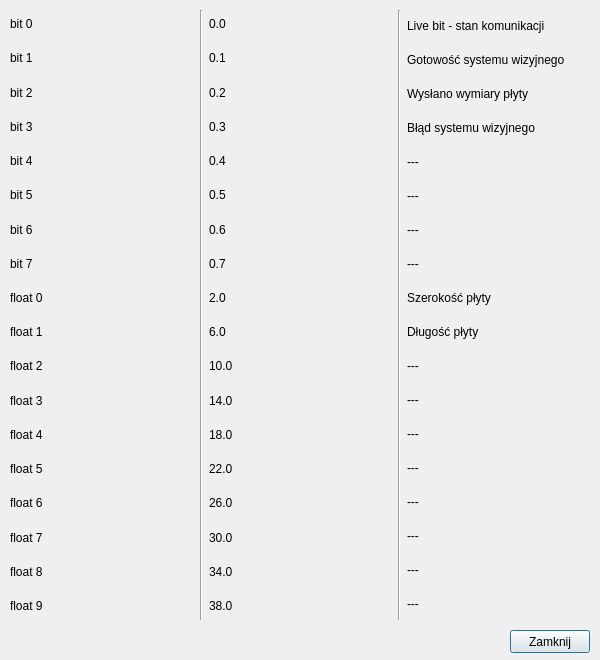
<?xml version="1.0" encoding="UTF-8"?>
<ui version="4.0">
 <class>DialogHelpDBWrite</class>
 <widget class="QDialog" name="DialogHelpDBWrite">
  <property name="geometry">
   <rect>
    <x>0</x>
    <y>0</y>
    <width>600</width>
    <height>660</height>
   </rect>
  </property>
  <property name="contextMenuPolicy">
   <enum>Qt::CustomContextMenu</enum>
  </property>
  <property name="windowTitle">
   <string>Wymagany format DB zapis</string>
  </property>
  <widget class="QPushButton" name="pushButtonCloseDialog">
   <property name="geometry">
    <rect>
     <x>510</x>
     <y>630</y>
     <width>80</width>
     <height>23</height>
    </rect>
   </property>
   <property name="text">
    <string>Zamknij</string>
   </property>
  </widget>
  <widget class="QWidget" name="horizontalLayoutWidget">
   <property name="geometry">
    <rect>
     <x>10</x>
     <y>10</y>
     <width>581</width>
     <height>610</height>
    </rect>
   </property>
   <layout class="QHBoxLayout" name="horizontalLayout">
    <item>
     <layout class="QVBoxLayout" name="verticalLayout">
      <item>
       <widget class="QLabel" name="labelBit0">
        <property name="text">
         <string>bit 0</string>
        </property>
       </widget>
      </item>
      <item>
       <widget class="QLabel" name="labelBit1">
        <property name="text">
         <string>bit 1</string>
        </property>
       </widget>
      </item>
      <item>
       <widget class="QLabel" name="labelBit2">
        <property name="text">
         <string>bit 2</string>
        </property>
       </widget>
      </item>
      <item>
       <widget class="QLabel" name="labelBit3">
        <property name="text">
         <string>bit 3</string>
        </property>
       </widget>
      </item>
      <item>
       <widget class="QLabel" name="labelBit4">
        <property name="text">
         <string>bit 4</string>
        </property>
       </widget>
      </item>
      <item>
       <widget class="QLabel" name="labelBit5">
        <property name="text">
         <string>bit 5</string>
        </property>
       </widget>
      </item>
      <item>
       <widget class="QLabel" name="labelBit6">
        <property name="text">
         <string>bit 6</string>
        </property>
       </widget>
      </item>
      <item>
       <widget class="QLabel" name="labelBit7">
        <property name="text">
         <string>bit 7</string>
        </property>
       </widget>
      </item>
      <item>
       <widget class="QLabel" name="labelFloat0">
        <property name="text">
         <string>float 0</string>
        </property>
       </widget>
      </item>
      <item>
       <widget class="QLabel" name="labelFloat1">
        <property name="text">
         <string>float 1</string>
        </property>
       </widget>
      </item>
      <item>
       <widget class="QLabel" name="labelFloat2">
        <property name="text">
         <string>float 2</string>
        </property>
       </widget>
      </item>
      <item>
       <widget class="QLabel" name="labelFloat3">
        <property name="text">
         <string>float 3</string>
        </property>
       </widget>
      </item>
      <item>
       <widget class="QLabel" name="labelFloat4">
        <property name="text">
         <string>float 4</string>
        </property>
       </widget>
      </item>
      <item>
       <widget class="QLabel" name="labelFloat5">
        <property name="text">
         <string>float 5</string>
        </property>
       </widget>
      </item>
      <item>
       <widget class="QLabel" name="labelFloat6">
        <property name="text">
         <string>float 6</string>
        </property>
       </widget>
      </item>
      <item>
       <widget class="QLabel" name="labelFloat7">
        <property name="text">
         <string>float 7</string>
        </property>
       </widget>
      </item>
      <item>
       <widget class="QLabel" name="labelFloat8">
        <property name="text">
         <string>float 8</string>
        </property>
       </widget>
      </item>
      <item>
       <widget class="QLabel" name="labelFloat9">
        <property name="text">
         <string>float 9</string>
        </property>
       </widget>
      </item>
     </layout>
    </item>
    <item>
     <widget class="Line" name="line_2">
      <property name="orientation">
       <enum>Qt::Vertical</enum>
      </property>
     </widget>
    </item>
    <item>
     <layout class="QVBoxLayout" name="verticalLayout_3">
      <item>
       <widget class="QLabel" name="label_37">
        <property name="text">
         <string>0.0</string>
        </property>
       </widget>
      </item>
      <item>
       <widget class="QLabel" name="label_38">
        <property name="text">
         <string>0.1</string>
        </property>
       </widget>
      </item>
      <item>
       <widget class="QLabel" name="label_39">
        <property name="text">
         <string>0.2</string>
        </property>
       </widget>
      </item>
      <item>
       <widget class="QLabel" name="label_40">
        <property name="text">
         <string>0.3</string>
        </property>
       </widget>
      </item>
      <item>
       <widget class="QLabel" name="label_41">
        <property name="text">
         <string>0.4</string>
        </property>
       </widget>
      </item>
      <item>
       <widget class="QLabel" name="label_42">
        <property name="text">
         <string>0.5</string>
        </property>
       </widget>
      </item>
      <item>
       <widget class="QLabel" name="label_43">
        <property name="text">
         <string>0.6</string>
        </property>
       </widget>
      </item>
      <item>
       <widget class="QLabel" name="label_44">
        <property name="text">
         <string>0.7</string>
        </property>
       </widget>
      </item>
      <item>
       <widget class="QLabel" name="label_45">
        <property name="text">
         <string>2.0</string>
        </property>
       </widget>
      </item>
      <item>
       <widget class="QLabel" name="label_46">
        <property name="text">
         <string>6.0</string>
        </property>
       </widget>
      </item>
      <item>
       <widget class="QLabel" name="label_47">
        <property name="text">
         <string>10.0</string>
        </property>
       </widget>
      </item>
      <item>
       <widget class="QLabel" name="label_48">
        <property name="text">
         <string>14.0</string>
        </property>
       </widget>
      </item>
      <item>
       <widget class="QLabel" name="label_49">
        <property name="text">
         <string>18.0</string>
        </property>
       </widget>
      </item>
      <item>
       <widget class="QLabel" name="label_50">
        <property name="text">
         <string>22.0</string>
        </property>
       </widget>
      </item>
      <item>
       <widget class="QLabel" name="label_51">
        <property name="text">
         <string>26.0</string>
        </property>
       </widget>
      </item>
      <item>
       <widget class="QLabel" name="label_52">
        <property name="text">
         <string>30.0</string>
        </property>
       </widget>
      </item>
      <item>
       <widget class="QLabel" name="label_53">
        <property name="text">
         <string>34.0</string>
        </property>
       </widget>
      </item>
      <item>
       <widget class="QLabel" name="label_54">
        <property name="text">
         <string>38.0</string>
        </property>
       </widget>
      </item>
     </layout>
    </item>
    <item>
     <widget class="Line" name="line">
      <property name="orientation">
       <enum>Qt::Vertical</enum>
      </property>
     </widget>
    </item>
    <item>
     <layout class="QVBoxLayout" name="verticalLayout_4">
      <property name="spacing">
       <number>2</number>
      </property>
      <item>
       <widget class="QLabel" name="label_55">
        <property name="text">
         <string>Live bit - stan komunikacji</string>
        </property>
       </widget>
      </item>
      <item>
       <widget class="QLabel" name="label_56">
        <property name="text">
         <string>Gotowość systemu wizyjnego</string>
        </property>
       </widget>
      </item>
      <item>
       <widget class="QLabel" name="label_57">
        <property name="text">
         <string>Wysłano wymiary płyty</string>
        </property>
       </widget>
      </item>
      <item>
       <widget class="QLabel" name="label_58">
        <property name="text">
         <string>Błąd systemu wizyjnego</string>
        </property>
       </widget>
      </item>
      <item>
       <widget class="QLabel" name="label_59">
        <property name="text">
         <string>---</string>
        </property>
       </widget>
      </item>
      <item>
       <widget class="QLabel" name="label_60">
        <property name="text">
         <string>---</string>
        </property>
       </widget>
      </item>
      <item>
       <widget class="QLabel" name="label_61">
        <property name="text">
         <string>---</string>
        </property>
       </widget>
      </item>
      <item>
       <widget class="QLabel" name="label_62">
        <property name="text">
         <string>---</string>
        </property>
       </widget>
      </item>
      <item>
       <widget class="QLabel" name="label_63">
        <property name="text">
         <string>Szerokość płyty</string>
        </property>
       </widget>
      </item>
      <item>
       <widget class="QLabel" name="label_64">
        <property name="text">
         <string>Długość płyty</string>
        </property>
       </widget>
      </item>
      <item>
       <widget class="QLabel" name="label_65">
        <property name="text">
         <string>---</string>
        </property>
       </widget>
      </item>
      <item>
       <widget class="QLabel" name="label_66">
        <property name="text">
         <string>---</string>
        </property>
       </widget>
      </item>
      <item>
       <widget class="QLabel" name="label_67">
        <property name="text">
         <string>---</string>
        </property>
       </widget>
      </item>
      <item>
       <widget class="QLabel" name="label_68">
        <property name="text">
         <string>---</string>
        </property>
       </widget>
      </item>
      <item>
       <widget class="QLabel" name="label_69">
        <property name="text">
         <string>---</string>
        </property>
       </widget>
      </item>
      <item>
       <widget class="QLabel" name="label_70">
        <property name="text">
         <string>---</string>
        </property>
       </widget>
      </item>
      <item>
       <widget class="QLabel" name="label_71">
        <property name="text">
         <string>---</string>
        </property>
       </widget>
      </item>
      <item>
       <widget class="QLabel" name="label_72">
        <property name="text">
         <string>---</string>
        </property>
       </widget>
      </item>
     </layout>
    </item>
   </layout>
  </widget>
 </widget>
 <resources/>
 <connections/>
</ui>
